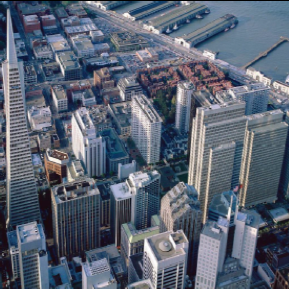
#> input picture ImageWarping/AfterWarped/warping.png, 289 x 289 px, found by its file name
$ python SphereWarping.py   (older library calls are emulated)
#> lines starting #> are read from the running program, lines starting #| are printed output that depends on the picture; long printed decimals are rounded
### ImageWarping/ProjectWarping.py

import cv2
import numpy as np
import os.path

MAX_VALUE = 100
epsilon = 1e-5


# [15 lines left out: functions trim, mkdir, not called in this run]


# limit into picture size
def trim_position(point, width, height):
    res = point
    if point[0] < 0:
        res[0] = 0
    elif point[0] >= width:
        res[0] = width-1

    if point[1] < 0:
        res[1] = 0
    elif point[1] >= height:
        res[1] = height-1

    return res


# TODO: Add Edge Detection
def interpolation(left_down_corner, point, image):
    width = len(image)
    height = len(image[0])
    f1 = trim_position(left_down_corner, width=width, height=height)
    f2 = trim_position([f1[0]+1, f1[1]], width=width, height=height)
    f3 = trim_position([f2[0], f2[1]+1], width=width, height=height)
    f4 = trim_position([f1[0], f1[1]+1], width=width, height=height)

    s = point[0] - f1[0]
    t = point[1] - f1[1]

    # three channels respectively
    final_color = [0, 0, 0]
    for i in range(3):
        final_color[i] = (1 - s) * (1 - t) * image[f1[0]][f1[1]][i] + s * (1 - t) * image[f2[0]][f2[1]][i] + s * t * \
                         image[f3[0]][f3[1]][i] + (1 - s) * t * image[f4[0]][f4[1]][i]
    return final_color


# judge a point whether inside
# [125 lines left out: functions is_inside, adjust_per_pixel, get_pixel_position, get_project_warping_matrix, get_affine_warping_matrix, not called in this run]


def raw_img(img_name):
    from_base = r'E:\LearningData\Spring\DigitalImageProcessing'
    return os.path.join(from_base, img_name)


def modified_img(img_name):
    to_base = r'E:\LearningData\LearningData\ImageWarping\AfterWarped'
    return os.path.join(to_base, img_name)


# image.histogram : RGB concatenated
# [11 lines that do not run on import are left out]

### ImageWarping/SphereWarping.py
import cv2
import numpy as np
import math
from ProjectWarping import raw_img, modified_img, interpolation
from PIL import Image

MAX_VALUE = 100
epsilon = 1e-5


def sign(x):
    if x >= 0:
        return 1
    else:
        return -1


def trim(x):
    if abs(x) < epsilon:
        return 0
    else:
        return x


# adjust brightness according to LUT
def adjust_per_pixel(source_path, save_img_path, width=128, height=128):
#> called with width = 128, height = 128
    source = cv2.imread(source_path)
#> source is the input picture: shape (289, 289, 3); mean B, G, R 114.9, 99.6, 90.6
    source_label = np.array(source, dtype='int32')

    width = len(source_label)
#> width = 289
    height = len(source_label[0])
#> height = 289

    print("width:", str(width), "\theight: ", str(height))
#| width: 289 	height:  289

    # padding
    long = width
#> long = 289
    delta = int(abs(height - width)/2)
#> delta = 0
    if height > width:
        long = height
        padding_label = np.zeros([long, long, 3])
        padding_label[:][:] = np.array([130, 130, 130])
        padding_label[delta: long - delta][:][:] = source_label[:][:][:]

    else:
        padding_label = np.zeros([long, long, 3])
        padding_label[:][:] = np.array([130, 130, 130])
        padding_label[:][delta:long-delta][:] = source_label[:][:][:]

    source_label = padding_label

    cx = int(long/2)
#> cx = 144
    cy = cx
#> cy = 144

    d0 = 0.5 * max(width, height)
#> d0 = 144.5
    w_out = width/math.pi
#> w_out = 91.99
    h_out = height/math.pi
#> h_out = 91.99
    r0 = min(w_out, h_out)
#> r0 = 91.99
    r0_int = int(r0)
#> r0_int = 91
    print(r0_int*math.pi)
#| 285.885

    label = np.empty([2*r0_int + 1, 2*r0_int + 1, 3])

    for i in range(-r0_int, r0_int+1):
        maxj = int(math.sqrt(r0_int**2 - i**2))
        for j in range(-maxj, maxj + 1):
            sign_i = sign(i)
            sign_j = sign(j)
            r = math.sqrt(i**2 + j**2)
            if i == 0:
                theta = math.pi/2
            else:
                theta = math.atan(j/i)
            phi = math.asin(r/r0)
            d = d0*2*phi/math.pi
            y = trim(abs(d*math.sin(theta))*sign_j)
            x = trim(abs(d*math.cos(theta))*sign_i)
            f1 = [int(cx + x), int(cy + y)]
            print(str([r0_int + i, r0_int + j]), str(f1))
            # f2 = trim_position(f1, width, height)
            color = interpolation(f1, [cx+x, cy+y], source_label)
            # color = [i for i in source_label[f2[0]][f2[1]]]
            for channel in range(3):
                label[int(r0_int + i)][int(r0_int + j)][channel] = color[channel]
#> this loop made 183 passes
#> maxj on passes 1 to 3: 0, 13, 18
#> (printed output is left out)
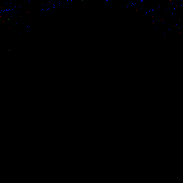
#> label: shape (183, 183, 3) float64; mean B, G, R inf, 3.45e+302, 8.75e+302; drawn with min black and max white

    cv2.imwrite(save_img_path, label)
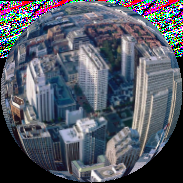
#> saved as sphere-building.jpg: shape (183, 183, 3); mean B, G, R 103, 91.4, 86

    # soften the edge
    img = Image.open(save_img_path)
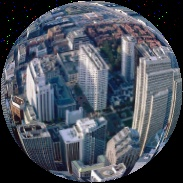
#> img: PIL image 183x183 RGB; mean R, G, B 73.8, 79.7, 90.5
    img_after = img.resize((img.width, img.height), Image.ANTIALIAS)
    img_after.save(modified_img('afterANTIALIAS.jpg'))
    return label


# image.histogram : RGB concatenated
if __name__ == "__main__":
    adjust_per_pixel(raw_img('warping.png'), modified_img('sphere-building.jpg'))
